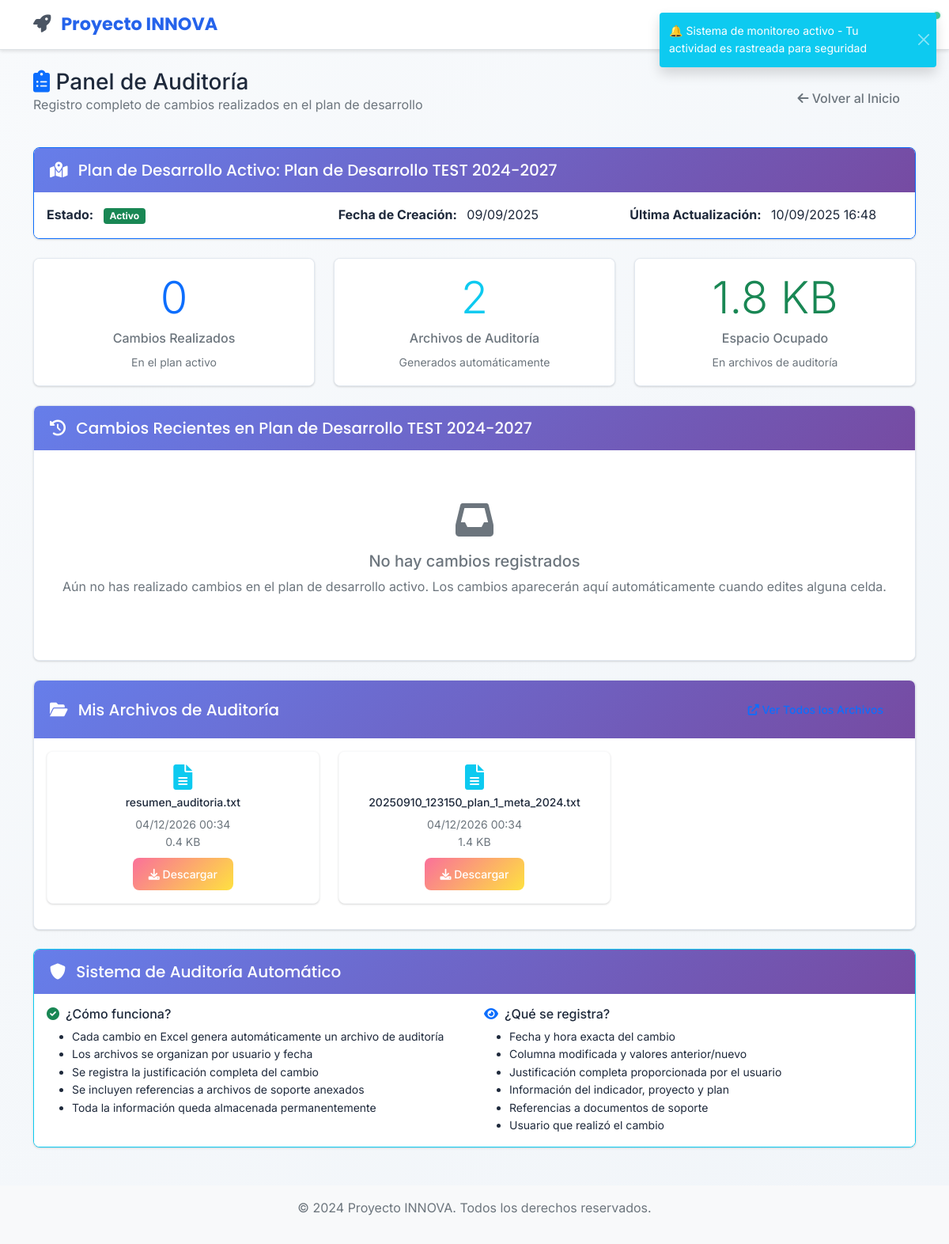
Before: /audit/ (signed in) with the older database file.
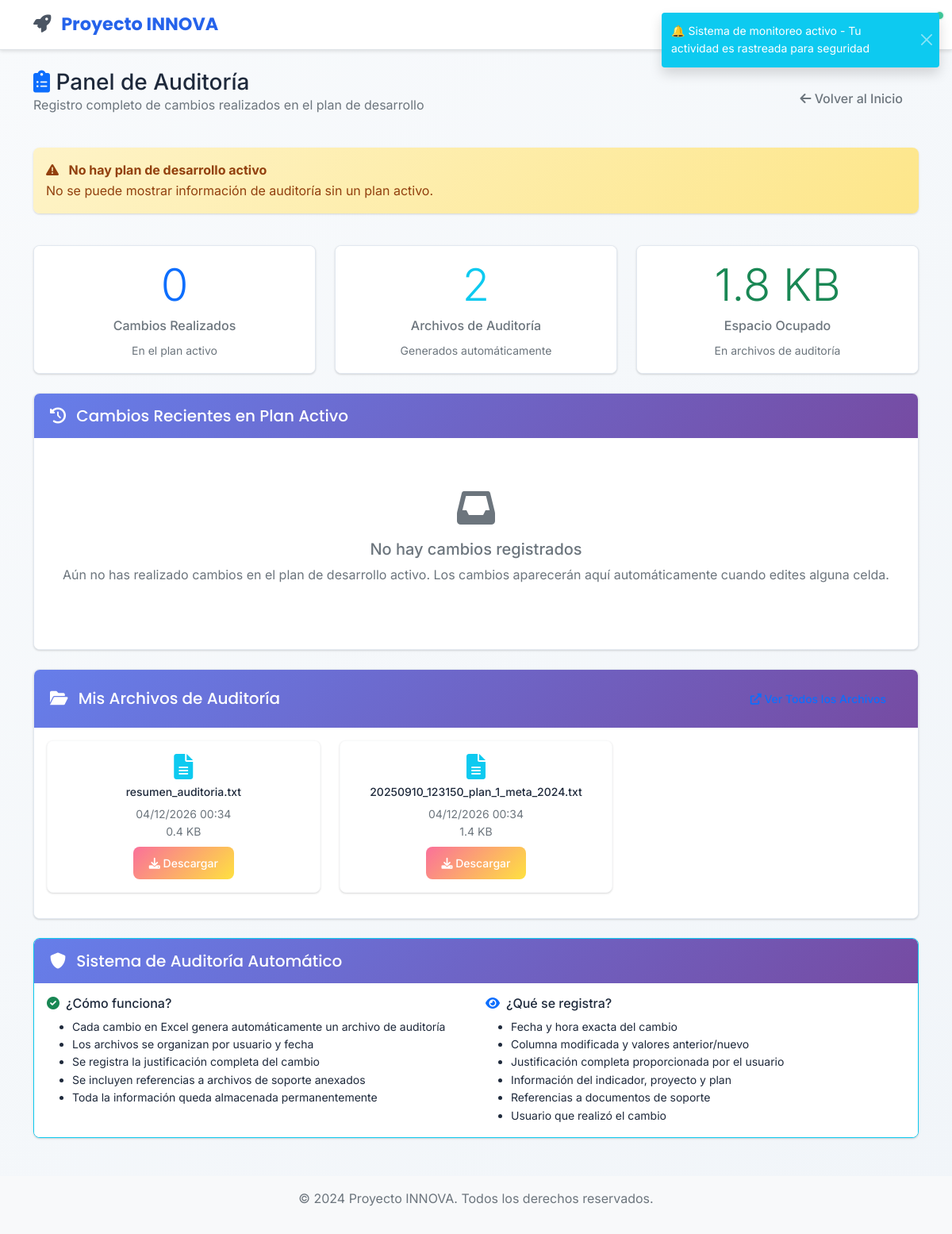
After: the same page with the newer database file.
### app/models/plan_desarrollo.py (models this page shows, shortened)
class PlanDesarrollo(db.Model):
    __tablename__ = 'planes_desarrollo'
    id = db.Column(db.Integer, primary_key=True)
    titulo = db.Column(db.String(200), nullable=False)
    descripcion = db.Column(db.Text)
    anio_inicio = db.Column(db.Integer, nullable=False)
    anio_fin = db.Column(db.Integer, nullable=False)
    estado = db.Column(db.String(20), default='borrador')  # borrador, activo, finalizado, cancelado
    municipio_id = db.Column(db.Integer, db.ForeignKey('users.id'), nullable=False)
    municipio = db.relationship('User', backref=db.backref('planes_desarrollo', lazy=True))
    created_at = db.Column(db.DateTime, default=datetime.utcnow)
    updated_at = db.Column(db.DateTime, default=datetime.utcnow, onupdate=datetime.utcnow)
    presupuesto_total = db.Column(db.Float, default=0.0)
    prioridad = db.Column(db.String(20), default='media')  # baja, media, alta, critica

### app/views/audit.py (the view)
@audit_bp.route('/')
@login_required
def audit_dashboard():
    from app.models import PlanDesarrollo, EditJustification
    try:
        active_plan = PlanDesarrollo.query.filter_by(estado='activo').first()
        audit_files = get_user_audit_files(current_user.id)
        user_changes = []
        if active_plan:
            user_changes = EditJustification.query.filter_by(
                user_id=current_user.id,
                plan_id=active_plan.id
            ).order_by(EditJustification.created_at.desc()).all()
        total_changes = len(user_changes)
        total_files = len(audit_files)
        total_size = sum(file['size'] for file in audit_files) if audit_files else 0
        return render_template('audit/dashboard.html',
                             title='Panel de Auditoría',
                             active_plan=active_plan,
                             audit_files=audit_files,
                             user_changes=user_changes,
                             total_changes=total_changes,
                             total_files=total_files,
                             total_size=total_size)
    except Exception as e:
        current_app.logger.error(f"Error cargando panel de auditoría: {e}")
        return render_template('audit/dashboard.html',
                             title='Panel de Auditoría',
                             active_plan=None,
                             audit_files=[],
                             user_changes=[],
                             error=str(e))

### app/models/user.py (called while the page is built)
    def is_admin(self):
        if self.active_roles:
            admin_names = ['admin', 'administrador']
            return any(ur.role.name.lower() in admin_names for ur in self.active_roles)
        return self.legacy_role == 'admin'

### audit_file_system.py (called while the page is built)
def create_user_audit_directory(user_id):
    base_path = current_app.config.get('AUDIT_FILES_PATH', 'audit_files')
    user_path = os.path.join(base_path, f'user_{user_id}')
    os.makedirs(user_path, exist_ok=True)
    return user_path

### app/templates/audit/dashboard.html (shortened to what the changed rows need)
{% extends "base.html" %}
{% block content %}
<div class="row mb-4">
    <div class="col-12">
        <div class="d-flex justify-content-between align-items-center">
            <div>
                <h1 class="h3 mb-0">
                    <i class="fas fa-clipboard-list text-primary"></i> Panel de Auditoría
                </h1>
            </div>
        </div>
    </div>
</div>
{% if active_plan %}
<div class="row mb-4">
    <div class="col-12">
        <div class="card border-primary">
            <div class="card-header bg-primary text-white">
                <h5 class="mb-0">
                    <i class="fas fa-map-marked-alt me-2"></i>
                    Plan de Desarrollo Activo: {{ active_plan.titulo }}
                </h5>
            </div>
            <div class="card-body">
                <div class="row">
                    <div class="col-md-4">
                        <strong>Estado:</strong>
                        <span class="badge bg-success ms-2">{{ active_plan.estado.title() }}</span>
                    </div>
                    <div class="col-md-4">
                        <strong>Fecha de Creación:</strong>
                        <span class="ms-2">{{ active_plan.created_at.strftime('%d/%m/%Y') }}</span>
                    </div>
                    <div class="col-md-4">
                        <strong>Última Actualización:</strong>
                        <span class="ms-2">{{ active_plan.updated_at.strftime('%d/%m/%Y %H:%M') }}</span>
                    </div>
                </div>
            </div>
        </div>
    </div>
</div>
{% else %}
<div class="row mb-4">
    <div class="col-12">
        <div class="alert alert-warning">
            <i class="fas fa-exclamation-triangle me-2"></i>
            <strong>No hay plan de desarrollo activo</strong>
            <p class="mb-0">No se puede mostrar información de auditoría sin un plan activo.</p>
        </div>
    </div>
</div>
{% endif %}
<div class="row mb-4">
    <div class="col-12">
        <div class="card">
            <div class="card-header">
                <h5 class="mb-0">
                    <i class="fas fa-history me-2"></i>
                    Cambios Recientes en {{ active_plan.titulo if active_plan else 'Plan Activo' }}
                </h5>
            </div>
        </div>
    </div>
</div>
{% endblock %}

Changed rows visible on the page:
no longer on this page (row edited): PlanDesarrollo: titulo "Plan de Desarrollo TEST 2024-2027", estado "Activo", created_at "09/09/2025", updated_at "10/09/2025 16:48"
Other visible differences:
{{ active_plan.titulo if active_plan else 'Plan Activo' }}: (not shown) → "Plan Activo"
text no longer shown: "Plan de Desarrollo Activo: Estado: Fecha de Creación: Última Actualización:"
text now shown: "No hay plan de desarrollo activo No se puede mostrar información de auditoría sin un plan activo."
